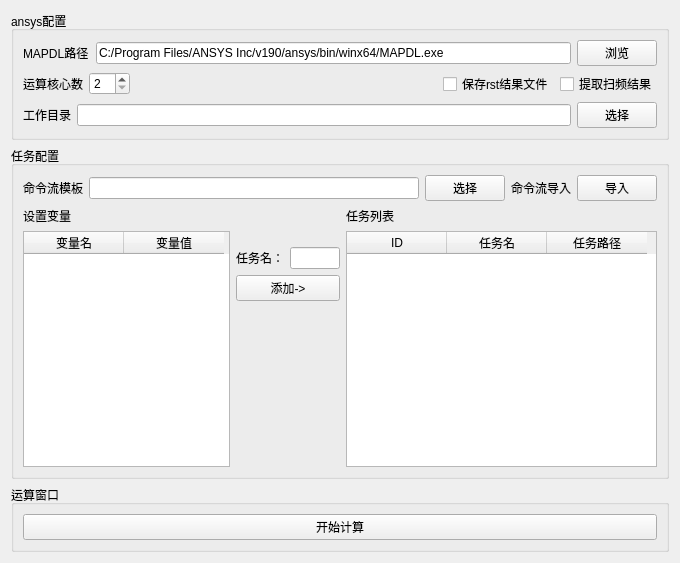
<?xml version="1.0" encoding="UTF-8"?>
<ui version="4.0">
 <class>Form</class>
 <widget class="QWidget" name="Form">
  <property name="geometry">
   <rect>
    <x>0</x>
    <y>0</y>
    <width>680</width>
    <height>563</height>
   </rect>
  </property>
  <property name="windowTitle">
   <string>Ansys扫频命令流助手</string>
  </property>
  <layout class="QVBoxLayout" name="verticalLayout_7">
   <item>
    <widget class="QGroupBox" name="groupBox">
     <property name="title">
      <string>ansys配置</string>
     </property>
     <layout class="QVBoxLayout" name="verticalLayout">
      <item>
       <layout class="QHBoxLayout" name="horizontalLayout">
        <item>
         <widget class="QLabel" name="label_1">
          <property name="text">
           <string>MAPDL路径</string>
          </property>
         </widget>
        </item>
        <item>
         <widget class="QLineEdit" name="lineEdit_1">
          <property name="text">
           <string>C:/Program Files/ANSYS Inc/v190/ansys/bin/winx64/MAPDL.exe</string>
          </property>
          <property name="readOnly">
           <bool>true</bool>
          </property>
         </widget>
        </item>
        <item>
         <widget class="QPushButton" name="pushButton_1">
          <property name="text">
           <string>浏览</string>
          </property>
         </widget>
        </item>
       </layout>
      </item>
      <item>
       <layout class="QHBoxLayout" name="horizontalLayout_2">
        <item>
         <widget class="QLabel" name="label_2">
          <property name="text">
           <string>运算核心数</string>
          </property>
         </widget>
        </item>
        <item>
         <widget class="QSpinBox" name="spinBox_1">
          <property name="minimum">
           <number>2</number>
          </property>
          <property name="maximum">
           <number>16</number>
          </property>
         </widget>
        </item>
        <item>
         <spacer name="horizontalSpacer">
          <property name="orientation">
           <enum>Qt::Horizontal</enum>
          </property>
          <property name="sizeHint" stdset="0">
           <size>
            <width>40</width>
            <height>20</height>
           </size>
          </property>
         </spacer>
        </item>
        <item>
         <widget class="QCheckBox" name="checkBox_1">
          <property name="text">
           <string>保存rst结果文件</string>
          </property>
         </widget>
        </item>
        <item>
         <widget class="QCheckBox" name="checkBox_2">
          <property name="tabletTracking">
           <bool>false</bool>
          </property>
          <property name="text">
           <string>提取扫频结果</string>
          </property>
          <property name="tristate">
           <bool>false</bool>
          </property>
         </widget>
        </item>
       </layout>
      </item>
      <item>
       <layout class="QHBoxLayout" name="horizontalLayout_4">
        <item>
         <widget class="QLabel" name="label_10">
          <property name="text">
           <string>工作目录</string>
          </property>
         </widget>
        </item>
        <item>
         <widget class="QLineEdit" name="lineEdit_5">
          <property name="text">
           <string/>
          </property>
          <property name="readOnly">
           <bool>true</bool>
          </property>
         </widget>
        </item>
        <item>
         <widget class="QPushButton" name="pushButton_4">
          <property name="text">
           <string>选择</string>
          </property>
         </widget>
        </item>
       </layout>
      </item>
     </layout>
    </widget>
   </item>
   <item>
    <widget class="QGroupBox" name="groupBox_2">
     <property name="title">
      <string>任务配置</string>
     </property>
     <layout class="QVBoxLayout" name="verticalLayout_5">
      <item>
       <layout class="QHBoxLayout" name="horizontalLayout_5">
        <item>
         <widget class="QLabel" name="label">
          <property name="text">
           <string>命令流模板</string>
          </property>
         </widget>
        </item>
        <item>
         <widget class="QLineEdit" name="lineEdit_4">
          <property name="text">
           <string/>
          </property>
          <property name="readOnly">
           <bool>true</bool>
          </property>
         </widget>
        </item>
        <item>
         <widget class="QPushButton" name="pushButton_2">
          <property name="text">
           <string>选择</string>
          </property>
         </widget>
        </item>
        <item>
         <widget class="QLabel" name="label_11">
          <property name="text">
           <string>命令流导入</string>
          </property>
         </widget>
        </item>
        <item>
         <widget class="QPushButton" name="pushButton_5">
          <property name="text">
           <string>导入</string>
          </property>
         </widget>
        </item>
       </layout>
      </item>
      <item>
       <layout class="QHBoxLayout" name="horizontalLayout_8" stretch="2,1,3">
        <item>
         <layout class="QVBoxLayout" name="verticalLayout_2">
          <item>
           <widget class="QLabel" name="label_8">
            <property name="text">
             <string>设置变量</string>
            </property>
           </widget>
          </item>
          <item>
           <widget class="QTableWidget" name="tableWidget">
            <column>
             <property name="text">
              <string>变量名</string>
             </property>
            </column>
            <column>
             <property name="text">
              <string>变量值</string>
             </property>
            </column>
           </widget>
          </item>
         </layout>
        </item>
        <item>
         <layout class="QVBoxLayout" name="verticalLayout_3" stretch="0,2,1,1">
          <item>
           <spacer name="verticalSpacer_2">
            <property name="orientation">
             <enum>Qt::Vertical</enum>
            </property>
            <property name="sizeHint" stdset="0">
             <size>
              <width>20</width>
              <height>40</height>
             </size>
            </property>
           </spacer>
          </item>
          <item>
           <layout class="QHBoxLayout" name="horizontalLayout_7">
            <item>
             <widget class="QLabel" name="label_7">
              <property name="text">
               <string>任务名：</string>
              </property>
             </widget>
            </item>
            <item>
             <widget class="QLineEdit" name="lineEdit"/>
            </item>
           </layout>
          </item>
          <item>
           <widget class="QPushButton" name="pushButton">
            <property name="text">
             <string>添加-&gt;</string>
            </property>
           </widget>
          </item>
          <item>
           <spacer name="verticalSpacer">
            <property name="orientation">
             <enum>Qt::Vertical</enum>
            </property>
            <property name="sizeHint" stdset="0">
             <size>
              <width>20</width>
              <height>40</height>
             </size>
            </property>
           </spacer>
          </item>
         </layout>
        </item>
        <item>
         <layout class="QVBoxLayout" name="verticalLayout_4">
          <item>
           <widget class="QLabel" name="label_9">
            <property name="text">
             <string>任务列表</string>
            </property>
           </widget>
          </item>
          <item>
           <widget class="QTableWidget" name="tableWidget_2">
            <column>
             <property name="text">
              <string>ID</string>
             </property>
            </column>
            <column>
             <property name="text">
              <string>任务名</string>
             </property>
            </column>
            <column>
             <property name="text">
              <string>任务路径</string>
             </property>
            </column>
           </widget>
          </item>
         </layout>
        </item>
       </layout>
      </item>
     </layout>
    </widget>
   </item>
   <item>
    <widget class="QGroupBox" name="groupBox_3">
     <property name="title">
      <string>运算窗口</string>
     </property>
     <layout class="QVBoxLayout" name="verticalLayout_6">
      <item>
       <layout class="QHBoxLayout" name="horizontalLayout_9">
        <item>
         <widget class="QPushButton" name="pushButton_3">
          <property name="text">
           <string>开始计算</string>
          </property>
         </widget>
        </item>
       </layout>
      </item>
     </layout>
    </widget>
   </item>
  </layout>
 </widget>
 <resources/>
 <connections/>
</ui>
